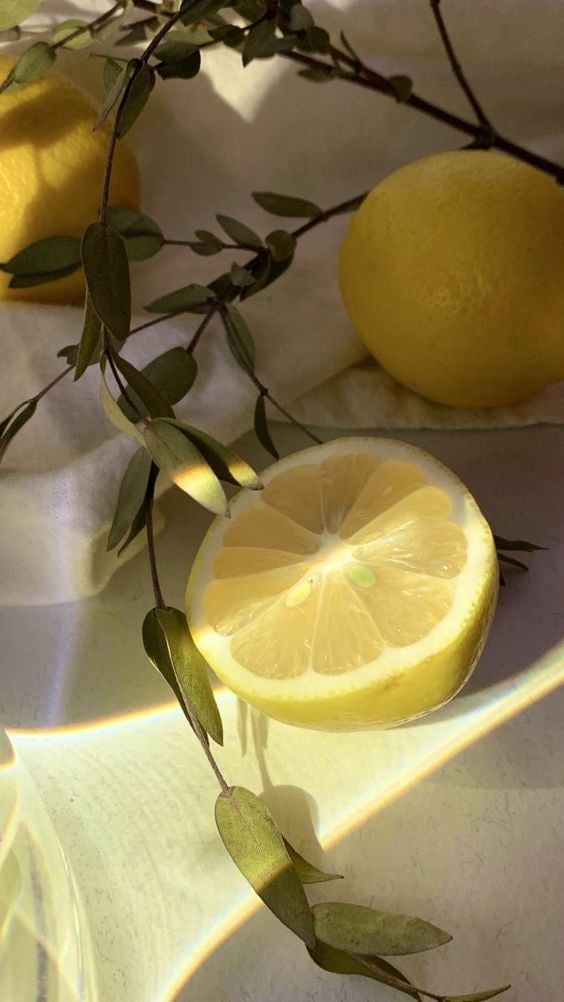
#> input picture picture.jpg, 564 x 1002 px
$ python code.py
#> lines starting #> are read from the running program, lines starting #| are printed output that depends on the picture
from PIL import Image


def main():
    print(im.mode)


im = Image.open("picture.jpg")
#> im is the input picture: PIL image 564x1002 RGB; mean R, G, B 139.7, 124, 80.9


im_rotate = im.transpose(Image.Transpose.ROTATE_90)
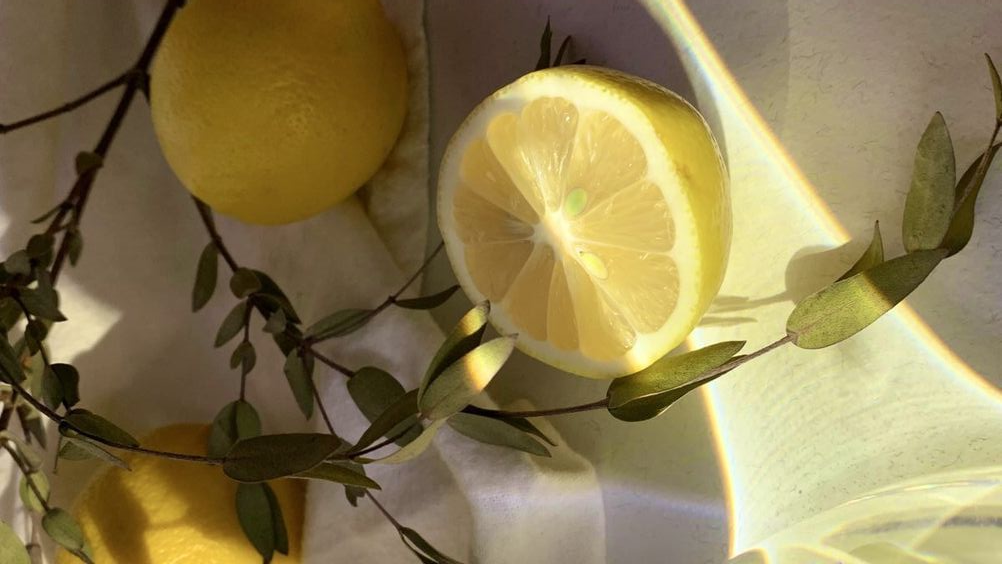
#> im_rotate: PIL image 1002x564 RGB; mean R, G, B 139.7, 124, 80.9
im_rotate.save('picture90.jpg')
im.close()


if __name__ == '__main__':
    main()
#| RGB
